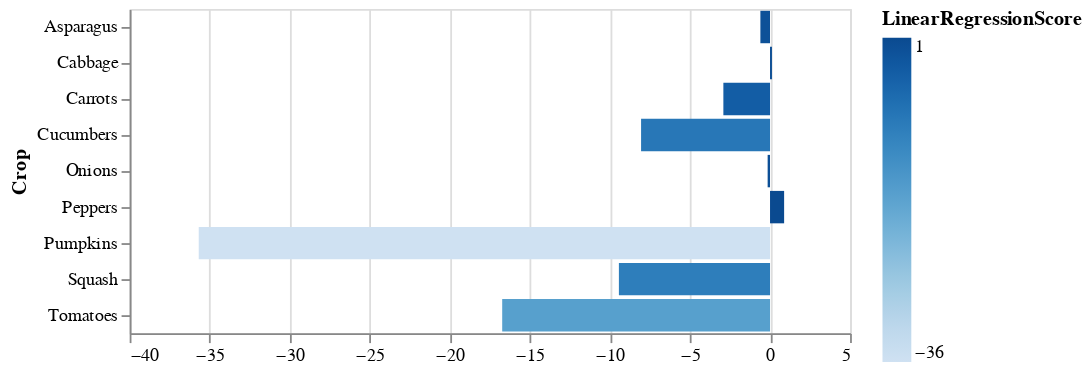

Notebook source saved alongside this figure:
### Code cell
LR_Scores_chart_mean

### Figure 1 — Vega-Lite specification as saved in the notebook (floating-point values rounded to 4 significant figures)
{"config": {"view": {"continuousWidth": 400, "continuousHeight": 300}}, "data": {"name": "data-8aeb43bceec63bfd79abf658394751cc"}, "mark": "bar", "encoding": {"color": {"condition": {"field": "LinearRegressionScore", "type": "quantitative", "selection": "selector004"}, "value": "grey"}, "tooltip": [{"field": "LinearRegressionScore", "type": "quantitative"}, {"field": "Crop", "type": "nominal"}], "x": {"field": "LinearRegressionScore", "title": "", "type": "quantitative"}, "y": {"field": "Crop", "type": "nominal"}}, "selection": {"selector004": {"type": "single"}}, "$schema": "https://vega.github.io/schema/vega-lite/v4.17.0.json", "datasets": {"data-8aeb43bceec63bfd79abf658394751cc": [{"Crop": "Asparagus", "LinearRegressionScore": -0.6027}, {"Crop": "Cabbage", "LinearRegressionScore": 0.1203}, {"Crop": "Carrots", "LinearRegressionScore": -2.914}, {"Crop": "Cucumbers", "LinearRegressionScore": -8.055}, {"Crop": "Onions", "LinearRegressionScore": -0.149}, {"Crop": "Peppers", "LinearRegressionScore": 0.8802}, {"Crop": "Pumpkins", "LinearRegressionScore": -35.69}, {"Crop": "Squash", "LinearRegressionScore": -9.441}, {"Crop": "Tomatoes", "LinearRegressionScore": -16.73}]}}
